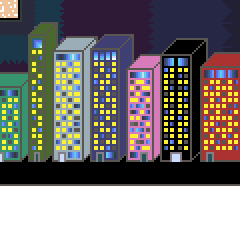
#> input picture src-tauri/nsis/art/skyline.png, 120 x 120 px, given in place of deets-head-32.png, which was not available (shown 2 times larger)
$ python icons.py ../src-tauri/nsis/art/skyline.png
#> lines starting #> are read from the running program, lines starting #| are printed output that depends on the picture; pictures that were not available may be replaced by others from this repository, and a replacement may not be noted
"""`python scripts/icons.py` — every DeetsMusic icon from the owner's drawings
(docs/ideas/whitelabel.md §10.6, docs/ops/IDENTITY.md §3.3). Needs Python 3 with Pillow.

Sources (icon-template/): deets-head-32.png (his 32 canvas), deets-head-16.png (his 16) and
deets-city-600.png (his Discord server icon: the head on the Skyline1 city, 2026-10-16). In the
600 px art the head is 18 x 15 cells of 20 px at (120, 165) and the city is 5 px cells. A city
frame is a square crop of the art shrunk to its size (the city averaged, as Discord shows it
small), with his head laid on top pixel-true, so the face never blurs. The head alone is
nearest-neighbor only. Every .ico frame is read back and compared.

Writes:
- src-tauri/icons/icon.ico: the exe's icon (Explorer, Alt+Tab, a window without identity).
  16 and 20 the head alone (a city is unreadable there); 24 and up the city.
- src-tauri/icons/tray.ico: the tray and a window's small icon (app_icon.rs). The head alone,
  filling the box (his words: the tray stays the head; the frames fill it like the Beta's).
- src-tauri/identity/Assets/: the identity package's logos (IDENTITY.md §3.1), one PNG per
  exact size, so the taskbar draws each 1:1.
- src-tauri/icons/{32x32, 64x64, 128x128, 128x128@2x, icon}.png, app-icon.png (1024),
  mcpb/icon.png (256): the city. extension/icons/: the head alone (the browser toolbar).
- src-tauri/icons/signin/: the sign-in page's mark, the city at 48 CSS px per screen density,
  and its tab icon (the head).
Not here: icons-beta/ (its look is open), icon.icns (macOS). After it: `npm run signin:assets`
copies app-icon.png and the sign-in marks to the sign-in page; a build picks up both .ico files
(build.rs watches).
"""
import sys
from pathlib import Path

from PIL import Image

ROOT = Path(__file__).resolve().parent.parent
T = ROOT / "icon-template"
d32 = Image.open(T / "deets-head-32.png").convert("RGBA")
#> d32 is the input picture: PIL image 120x120 RGBA; mean R, G, B, A 65.7, 61.8, 59.9, 197.6
d16 = Image.open(T / "deets-head-16.png").convert("RGBA")
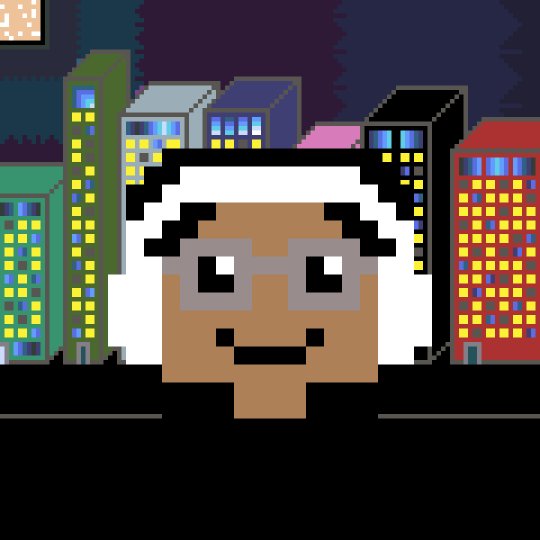
#> input picture store-art/box-1x1-1080.png, 1080 x 1080 px, given in place of deets-head-16.png, which was not available (shown at 1/2 size)
head = d32.crop(d32.getbbox())  # the head alone, 18 x 15 at 1:1
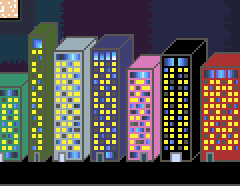
#> head: PIL image 120x93 RGBA (shown 2 times larger); mean R, G, B, A 84.7, 79.7, 77.3, 255
HX, HY = 120, 165  # the head's top-left in the 600 px city art; its cells are 20 px

# The art, with its own black ground carried on below, so a crop may reach past the bottom.
city_art = Image.new("RGBA", (600, 700), (0, 0, 0, 255))
city_art.alpha_composite(Image.open(T / "deets-city-600.png").convert("RGBA"))
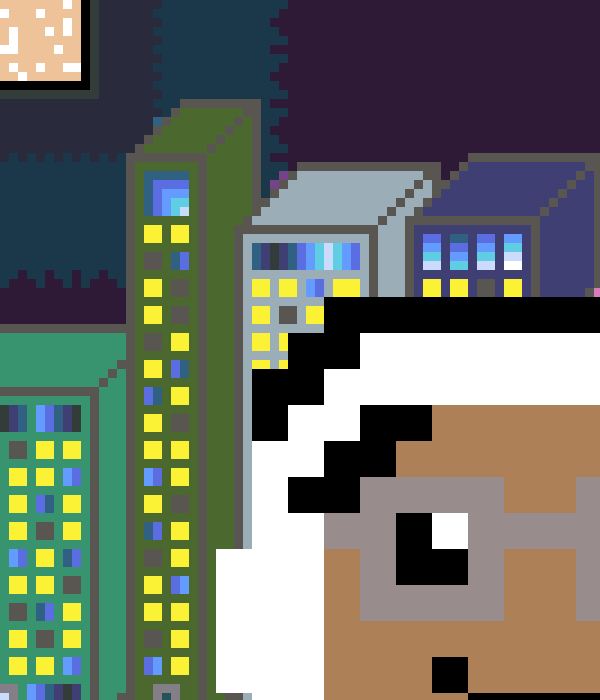
#> city_art: PIL image 600x700 RGBA; mean R, G, B, A 106.4, 110.8, 102, 255


def centered(img, size):
#> called with size = 20
    c = Image.new("RGBA", (size, size), (0, 0, 0, 0))
#> c: PIL image 20x20 RGBA; every value is 0
    c.alpha_composite(img, ((size - img.width) // 2, (size - img.height) // 2))
    return c


def grow(img, k):
    return img.resize((img.width * k, img.height * k), Image.NEAREST)


def city(size, x0=60, y0=45, span=480):
    """The span x span crop at (x0, y0), at `size` px, with his head on top pixel-true.

    The default crop holds the head at 18/24 of the width, so the 24 frame has it 1:1, the
    32 at x4/3, the 48 at x2 (option C, his pick)."""
#> called with size = 24, x0 = 60, y0 = 45, span = 480
    k = size / span
#> k = 0.05
    small = Image.BOX if size < span else Image.NEAREST
    f = city_art.crop((x0, y0, x0 + span, y0 + span)).resize((size, size), small)
    cell = 20 * k  # one head pixel, in frame pixels
#> cell = 1
    h = head.resize((round(18 * cell), round(15 * cell)), Image.NEAREST)
    f.alpha_composite(h, (round((HX - x0) * k), round((HY - y0) * k)))
    return f


def city_frame(size):
    if size == 30:
        return city(30, 0, 5, 600)  # the whole art: the head 1:1 (no crop puts it on whole pixels)
    if size == 36:
        return city(36, 120, 105, 360)  # the head x2 edge to edge (his 150 % pick), the city above
    return city(size)


# The exe's icon: one frame per size Windows asks for.
ico = {
    16: d16,  # Explorer's small icon: his hand-drawn 16
    20: centered(d16, 20),
    **{s: city_frame(s) for s in (24, 30, 32, 36, 40, 48, 64, 256)},
}

# The tray and the small window icon: the head alone, as large as each box takes.
tray = {
    16: d16,  # 16 x 15, his own
    20: centered(head, 20),  # 18 x 15, 1:1
    24: centered(head.resize((24, 20), Image.NEAREST), 24),  # x4/3
    30: centered(head.resize((30, 25), Image.NEAREST), 30),  # x5/3
    32: centered(grow(d16, 2), 32),  # his 16 x2: 32 x 30
    36: centered(grow(head, 2), 36),  # x2: 36 x 30
}
#> in centered (call 3), `c = Image.new("RGBA", (size, size), (0, 0, 0, 0))`: c: PIL image 24x24 RGBA; every value is 0
#> in centered (call 4), `c = Image.new("RGBA", (size, size), (0, 0, 0, 0))`: c: PIL image 30x30 RGBA; every value is 0
#> in centered (call 5), `c = Image.new("RGBA", (size, size), (0, 0, 0, 0))`: c: PIL image 32x32 RGBA; every value is 0
#> in centered (call 6), `c = Image.new("RGBA", (size, size), (0, 0, 0, 0))`: c: PIL image 36x36 RGBA; every value is 0
#> in centered (call 6), `c.alpha_composite(img, ((size - img.width) // 2, (size - img.height) /..`:
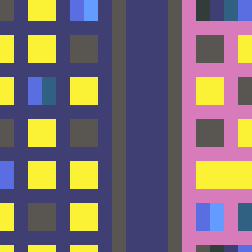
#> c: PIL image 36x36 RGBA (shown 7 times larger); mean R, G, B, A 122.2, 108, 115, 255

# The identity package's logos (IDENTITY.md §3.1): the taskbar, Start and the media flyout pick
# the one made for their size. Below 24 the head alone, like the .ico.
logo_sizes = (16, 20, 24, 30, 32, 36, 40, 48, 60, 64, 72, 80, 96, 256)
logos = {s: (tray[s] if s in (16, 20) else city_frame(s)) for s in logo_sizes}
#> in city (call 17), `k = size / span`: k = 0.15
#> in city (call 17), `cell = 20 * k`: cell = 3
#> in city (call 17), `f.alpha_composite(h, (round((HX - x0) * k), round((HY - y0) * k)))`:
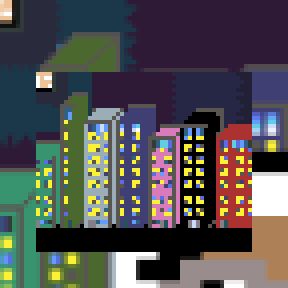
#> f: PIL image 72x72 RGBA (shown 4 times larger); mean R, G, B, A 80.2, 79.6, 80.2, 255
#> in city (call 18), `k = size / span`: k = 0.167
#> in city (call 18), `f = city_art.crop((x0, y0, x0 + span, y0 + span)).resize((size, size),..`:
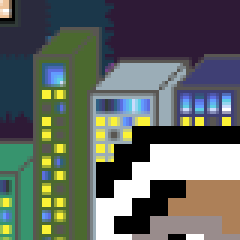
#> f: PIL image 80x80 RGBA (shown 3 times larger); mean R, G, B, A 96.3, 103, 97.3, 255
#> in city (call 18), `cell = 20 * k`: cell = 3.33
#> in city (call 18), `h = head.resize((round(18 * cell), round(15 * cell)), Image.NEAREST)`:
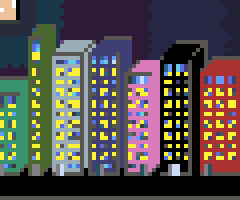
#> h: PIL image 60x50 RGBA (shown 4 times larger); mean R, G, B, A 86.2, 80.2, 77.4, 255
#> logos = 14 items
assets = ROOT / "src-tauri/identity/Assets"
assets.mkdir(parents=True, exist_ok=True)
for s, im in logos.items():
    im.save(assets / f"Square44x44Logo.targetsize-{s}_altform-unplated.png")
    im.save(assets / f"Square44x44Logo.targetsize-{s}.png")
#> this loop made 14 passes
#> s on passes 1 to 12: 16, 20, 24, 30, 32, 36, 40, 48, 60, 64, 72, 80
city(44).save(assets / "Square44x44Logo.scale-100.png")
city(88).save(assets / "Square44x44Logo.scale-200.png")
city(150).save(assets / "Square150x150Logo.scale-100.png")
city(300).save(assets / "Square150x150Logo.scale-200.png")
city(50).save(assets / "StoreLogo.scale-100.png")

files = {
    "src-tauri/icons/32x32.png": city_frame(32),
    "src-tauri/icons/64x64.png": city_frame(64),
    "src-tauri/icons/128x128.png": city(128),
    "src-tauri/icons/128x128@2x.png": city(256),
    "src-tauri/icons/icon.png": city(512),
    "app-icon.png": city(1024),
    # The browser toolbar shows 16 at 100 % and 32 at 200 %, so 32 is his 16 x2 (the same look).
    "extension/icons/icon16.png": d16,
    "extension/icons/icon32.png": grow(d16, 2),
    "extension/icons/icon48.png": grow(centered(head, 24), 2),  # the extensions page
    "extension/icons/icon128.png": grow(d32, 4),  # the details page and the store
    "mcpb/icon.png": city(256),  # Claude Desktop's extension list
}
for rel, im in files.items():
    im.save(ROOT / rel)
#> this loop made 11 passes
#> rel on passes 1 to 11: 'src-tauri/icons/32x32.png', 'src-tauri/icons/64x64.png', 'src-tauri/icons/128x128.png', 'src-tauri/icons/128x128@2x.png', 'src-tauri/icons/icon.png', 'app-icon.png', 'extension/icons/icon16.png', 'extension/icons/icon32.png', 'extension/icons/icon48.png', 'extension/icons/icon128.png', 'mcpb/icon.png'

# The hosted sign-in page's mark (DeetsSupport; `npm run signin:assets` copies them): the city
# at 48 CSS px (the head x2 at 100 %), one file per screen density for the page's srcset, so no
# browser rescales it. The tab's icon is his 16 x2: a city is unreadable at tab size, as in
# icon.ico. Apple's Access Request keeps app-icon.png.
SIGNIN_MARK = 48
SIGNIN_DENSITIES = (1, 1.25, 1.5, 1.75, 2, 2.5, 3)
signin = ROOT / "src-tauri/icons/signin"
signin.mkdir(exist_ok=True)
for density in SIGNIN_DENSITIES:
    city(round(SIGNIN_MARK * density)).save(signin / f"mark-{round(SIGNIN_MARK * density)}.png")
#> this loop made 7 passes
#> (k in city, cell in city) on passes 2 to 7: (0.125, 2.5), (0.15, 3), (0.175, 3.5), (0.2, 4), (0.25, 5), (0.3, 6)
grow(d16, 2).save(signin / "favicon.png")


def write_ico(frames, rel):
#> called with rel = 'src-tauri/icons/icon.ico'
    order = sorted(frames)
#> order = [16, 20, 24, 30, 32, 36, 40, 48, 64, 256]
    out = ROOT / rel
    frames[order[-1]].save(out, format="ICO", sizes=[(s, s) for s in order], append_images=[frames[s] for s in order[:-1]])
    back = Image.open(out)
    for s in order:
        back.size = (s, s)
        frame = back.copy().convert("RGBA")
        assert frame.size == (s, s) and frame.tobytes() == frames[s].tobytes(), f"{rel} frame {s} differs"
#> this loop made 1 pass
    return ", ".join(map(str, order))


#> (the run stopped early here; a loop or call above may not have finished)
